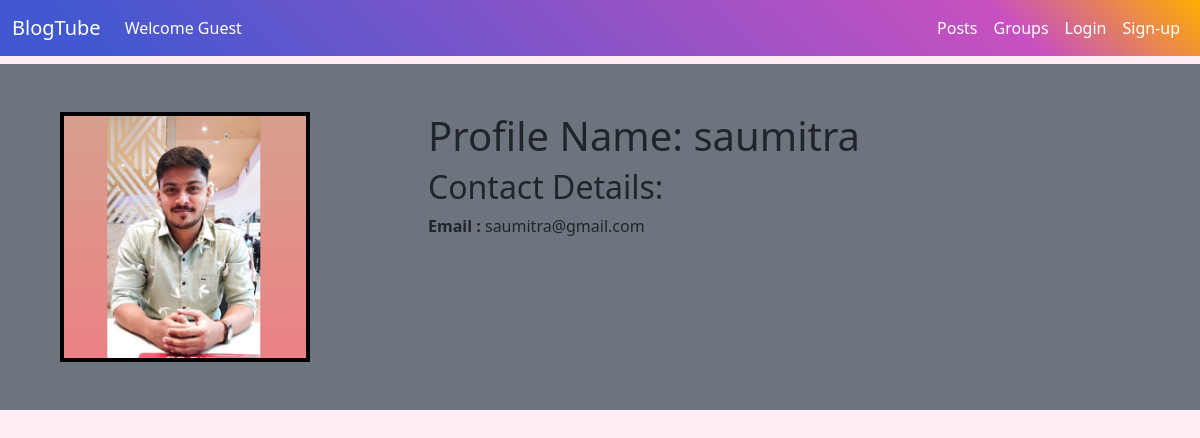
The page /profile/2 on the database its author committed.
### user/models.py (models this page shows, shortened)
class Profile(models.Model):
    user = models.OneToOneField(User,on_delete=models.CASCADE)
    profile_pic = models.ImageField(upload_to='account/profile_pic',blank=True)

### user/views.py (the view)
# urls.py: path("profile/<int:pk>",views.ProfileDetailView.as_view(),name='profile'),
class ProfileDetailView(DetailView):
    model = Profile

### user/templates/user/profile_detail.html
{% extends 'base.html' %}
{% load static %}
{% block content %}
    <div class="container-fluid ml-5 mt-2 bg-secondary">
        <div class="row justify-content-center p-5">
            {% if profile.profile_pic %}
                <div class="col-4">
                    <img style="border: 4px solid black;" src="{{ profile.profile_pic.url }}" width="250" height="250">
                </div>
            {% else %}
                <div class="col-4">
                    <img src="{% static 'images/default.jpg' %}" style="border: 4px solid black;" width="250" height="250">
                </div>
            {% endif %}
            <div class="col-8">
                <h1>Profile Name: {{ profile.user.username }}</h1>
                <h2>Contact Details:</h2>
                <p><strong>Email : </strong>{{ profile.user.email }}</p>
            </div>
        </div>
    </div>
{% endblock content %}

### static/css/main.css (style rules this page uses)
* { margin: 0; padding: 0; }
body { background: #ffedf6; background-position: revert; background-repeat: no-repeat; height: 100vh; }

### rows shown on the page
Profile: profile_pic (picture), user.username "saumitra", user.email "saumitra@gmail.com"
